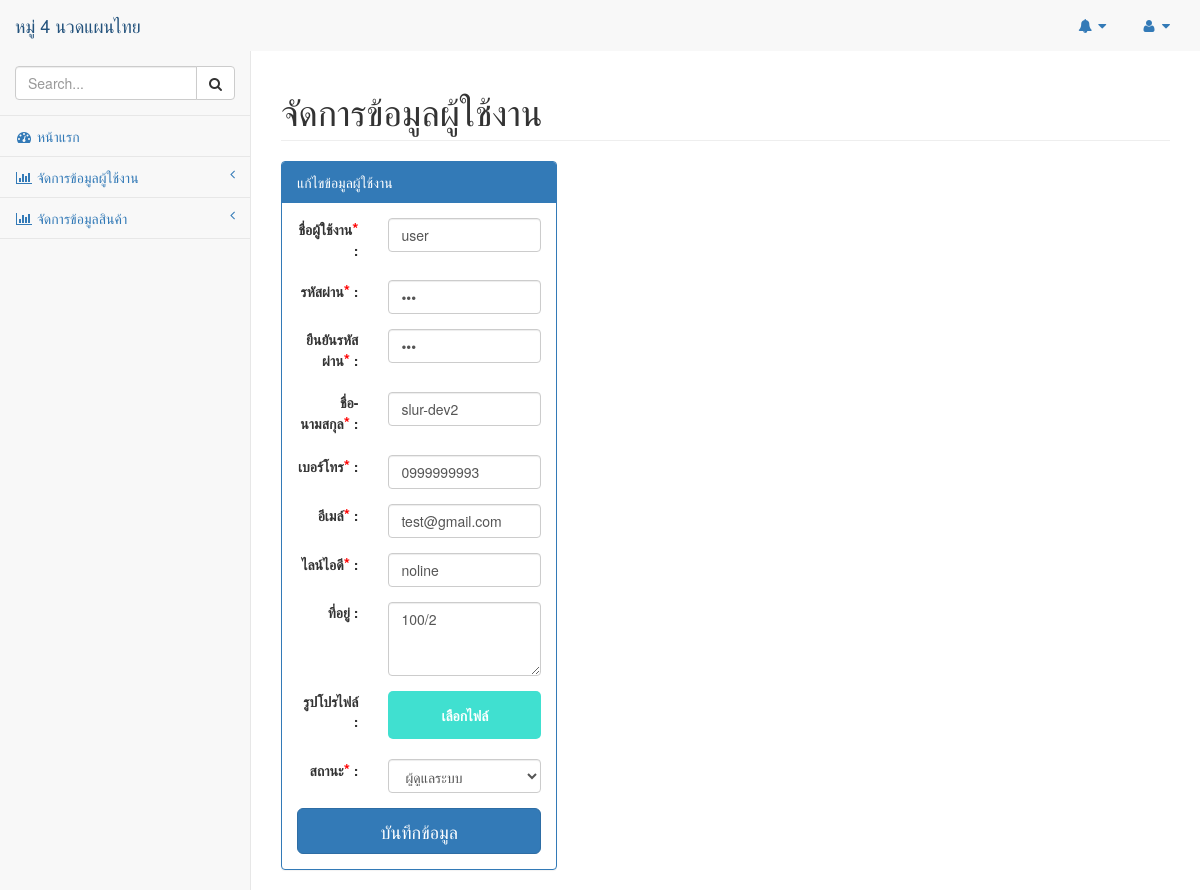
/src/pages/edit-user.php?id=3, run on the app's committed database.
### tables this page shows
CREATE TABLE `hm_user` (
  `user_id` int(11) NOT NULL,
  `user_name` varchar(50) NOT NULL,
  `user_user` varchar(50) NOT NULL,
  `user_pass` varchar(50) NOT NULL,
  `user_tel` varchar(10) NOT NULL,
  `user_email` varchar(50) NOT NULL,
  `user_line` varchar(50) NOT NULL,
  `user_img` varchar(100) DEFAULT NULL,
  `user_address` varchar(255) NOT NULL,
  `status_id` int(11) NOT NULL
);

### src/components/global-variable.php (called while the page is built)
<?php
    $title = 'หมู่ 4 นวดแผนไทย'
?>

### src/pages/edit-user.php (the view, shortened to what this page needs)
<!DOCTYPE html>
<html lang="en">
<head>
    <link rel="stylesheet" href="../assets/css/style.css">
    <?php
        include('../components/global-variable.php');
        include('../assets/scripts/admin-script.php');
        include('../config/connect-db.php');
        $sql= 'SELECT u.user_id as id, u.user_user as username,u.user_pass as password
            ,u.user_name as name,u.user_tel as tel,u.user_email as email,u.user_line as line
            ,u.user_address as address,u.user_img as image,u.status_id
            FROM hm_user u
            WHERE u.user_id =?';
        if($stmt = $mysqli->prepare($sql)){
            $userId = $_GET['id'];
            $stmt->bind_param('i',$userId);
            $stmt->execute();
            $result  = $stmt->get_result();
            while($rs=$result->fetch_object()){
    ?>
<link rel="stylesheet" type="text/css" href="https://cdn.datatables.net/1.10.19/css/jquery.dataTables.css">
</head>
<body>
    <div id="wrapper">
        <?php include('../components/menu.php'); ?>
        <div id="page-wrapper">
        <div class="row">
                <div class="col-lg-12">
                    <h1 class="page-header">จัดการข้อมูลผู้ใช้งาน</h1>
                </div>
            </div>
            <div class="row">
            <div class="col-md-4">
                    <div class="panel panel-primary">
                        <div class="panel-heading">
                            แก้ไขข้อมูลผู้ใช้งาน
                        </div>
                        <div class="panel-body">
                            <form method="post" action="pages/update-user.php">
                                <div class="form-group row">
                                    <div class="col-md-4 text-right">
                                        <label for="inputUsername">ชื่อผู้ใช้งาน<span class="required">*</span> :</label>
                                    </div>
                                    <div class="col-md-8">
                                        <input type="text" name="username" class="form-control" placeholder='ชื่อผู้ใช้งาน' maxlength='50' value='<?php echo $rs->username ?>' required/>
                                    </div>
                                </div>
                                <div class="form-group row">
                                    <div class="col-md-4 text-right">
                                        <label for="inputPassword">รหัสผ่าน<span class="required">*</span> :</label>
                                    </div>
                                    <div class="col-md-8">
                                        <input type="password" name="password" class="form-control" placeholder='รหัสผ่าน' maxlength='50' value='<?php echo $rs->password ?>' required/>
                                    </div>
                                </div>
                                <div class="form-group row">
                                    <div class="col-md-4 text-right">
                                        <label for="comfirmPassword">ยืนยันรหัสผ่าน<span class="required">*</span> :</label>
                                    </div>
                                    <div class="col-md-8">
                                        <input type="password" class="form-control" placeholder='ยืนยันรหัสผ่าน' maxlength='50' value='<?php echo $rs->password ?>' required/>
                                    </div>
                                </div>
                                <div class="form-group row">
                                    <div class="col-md-4 text-right">
                                        <label for="name">ชื่อ-นามสกุล<span class="required">*</span> :</label>
                                    </div>
                                    <div class="col-md-8">
                                        <input type="text" name="name" class="form-control" placeholder='ชื่อ-นามสกุล' maxlength='50' value='<?php echo $rs->name ?>' required/>
                                    </div>
                                </div>
                                <div class="form-group row">
                                    <div class="col-md-4 text-right">
                                        <label for="tel">เบอร์โทร<span class="required">*</span> :</label>
                                    </div>
                                    <div class="col-md-8">
                                        <input type="text" name="tel" class="form-control" placeholder='เบอร์โทร' maxlength='10' value='<?php echo $rs->tel ?>' required/>
                                    </div>
                                </div>
                                <div class="form-group row">
                                    <div class="col-md-4 text-right">
                                        <label for="email">อีเมล์<span class="required">*</span> :</label>
                                    </div>
                                    <div class="col-md-8">
                                        <input type="text" name="email" class="form-control" placeholder='อีเมล์' maxlength='50' value='<?php echo $rs->email ?>' required/>
                                    </div>
                                </div>
                                <div class="form-group row">
                                    <div class="col-md-4 text-right">
                                        <label for="email">ไลน์ไอดี<span class="required">*</span> :</label>
                                    </div>
                                    <div class="col-md-8">
                                        <input type="text" name="line" class="form-control" placeholder='ไลน์ไอดี' maxlength='50' value='<?php echo $rs->line ?>' required/>
                                    </div>
                                </div>
                                <div class="form-group row">
                                    <div class="col-md-4 text-right">
                                        <label for="address">ที่อยู่ :</label>
                                    </div>
                                    <div class="col-md-8">
                                        <textarea name="address"rows="3" class="form-control" placeholder='ที่อยู่'><?php echo $rs->address ?></textarea>
                                    </div>
                                </div>
                                <div class="form-group row">
                                    <div class="col-md-4 text-right">
                                        <label for="profile">รูปโปรไฟล์ :</label>
                                    </div>
                                    <div class="col-md-8">
                                        <div class="input-file-container">
                                            <label tabindex="0" for="my-file" class="input-file-trigger">เลือกไฟล์</label>
                                        </div>
                                    </div>
                                </div>
                                <div class="form-group row">
                                    <div class="col-md-4 text-right">
                                        <label for="profile">สถานะ<span class="required">*</span> :</label>
                                    </div>
                                    <div class="col-md-8">
                                        <select name="status" id="" class="form-control" required>
                                            <option value="1" <?php echo($rs->status_id == 1?'selected="selected"':'')?>>ผู้ดูแลระบบ</option>
                                        </select>
                                    </div>
                                </div>
                                <div class="row">
                                    <div class="col-md-12">
                                        <button type="submit" class="btn btn-lg btn-block btn-primary" name="update">บันทึกข้อมูล</button>
                                    </div>
                                </div>
                            </form>
                        </div>
                    </div>
                </div>
            </div>
        </div>
    </div>
    <?php
            }
        }
    ?>
</body>
</html>

### src/components/menu.php (shortened to what this page needs)
<nav class="navbar navbar-dark navbar-static-top" role="navigation" style="margin-bottom: 0">
    <div class="navbar-header">
        <a class="navbar-brand" href="index.php"><?php echo $title ?></a>
    </div>
    <ul class="nav navbar-top-links navbar-right">
        <li class="dropdown">
            <a class="dropdown-toggle" data-toggle="dropdown" href="#">
                <i class="fa fa-bell fa-fw"></i> <i class="fa fa-caret-down"></i>
            </a>
        </li>
        <li class="dropdown">
            <a class="dropdown-toggle" data-toggle="dropdown" href="#">
                <i class="fa fa-user fa-fw"></i> <i class="fa fa-caret-down"></i>
            </a>
        </li>
    </ul>
    <div class="navbar-default sidebar" role="navigation">
        <div class="sidebar-nav navbar-collapse">
            <ul class="nav" id="side-menu">
                <li class="sidebar-search">
                    <div class="input-group custom-search-form">
                        <input type="text" class="form-control" placeholder="Search...">
                        <span class="input-group-btn">
                        <button class="btn btn-default" type="button">
                            <i class="fa fa-search"></i>
                        </button>
                    </span>
                    </div>
                </li>
                <li>
                    <a href="pages/admin.php"><i class="fa fa-dashboard fa-fw"></i> หน้าแรก</a>
                </li>
                <li>
                    <a href="#"><i class="fa fa-bar-chart-o fa-fw"></i> จัดการข้อมูลผู้ใช้งาน<span class="fa arrow"></span></a>
                </li>
                <li>
                    <a href="#"><i class="fa fa-bar-chart-o fa-fw"></i> จัดการข้อมูลสินค้า<span class="fa arrow"></span></a>
                </li>
            </ul>
        </div>
    </div>
</nav>

### src/assets/css/style.css (style rules this page uses)
:root { --font-family-base: Superspace; --font-weight-light-base: 300; --font-weight-regular-base: 400; --font-weight-bold-base: 700; --font-size-base: 14px; --blue-color-base: #0069aa; --lightgray-color-base: #f2f2f2; --brown-color-base: #a52a2a; }
body { font-family: var(--font-family-base); font-weight: var(--font-weight-regular-base); font-size: var(--font-size-base); }
.required { color: red; font-size: 16px; }
.input-file-container { position: relative; text-align: center; border-radius: 10px; }
.js .input-file-trigger { display: block; padding: 14px 45px; background: turquoise; color: #fff; font-size: 1em; transition: all .4s; cursor: pointer; border-radius: 5px; }

### data on the page
hm_user: username "user", name "slur-dev2", tel "0999999993", email "test@gmail.com", line "noline", address "100/2", status "ผู้ดูแลระบบ"
